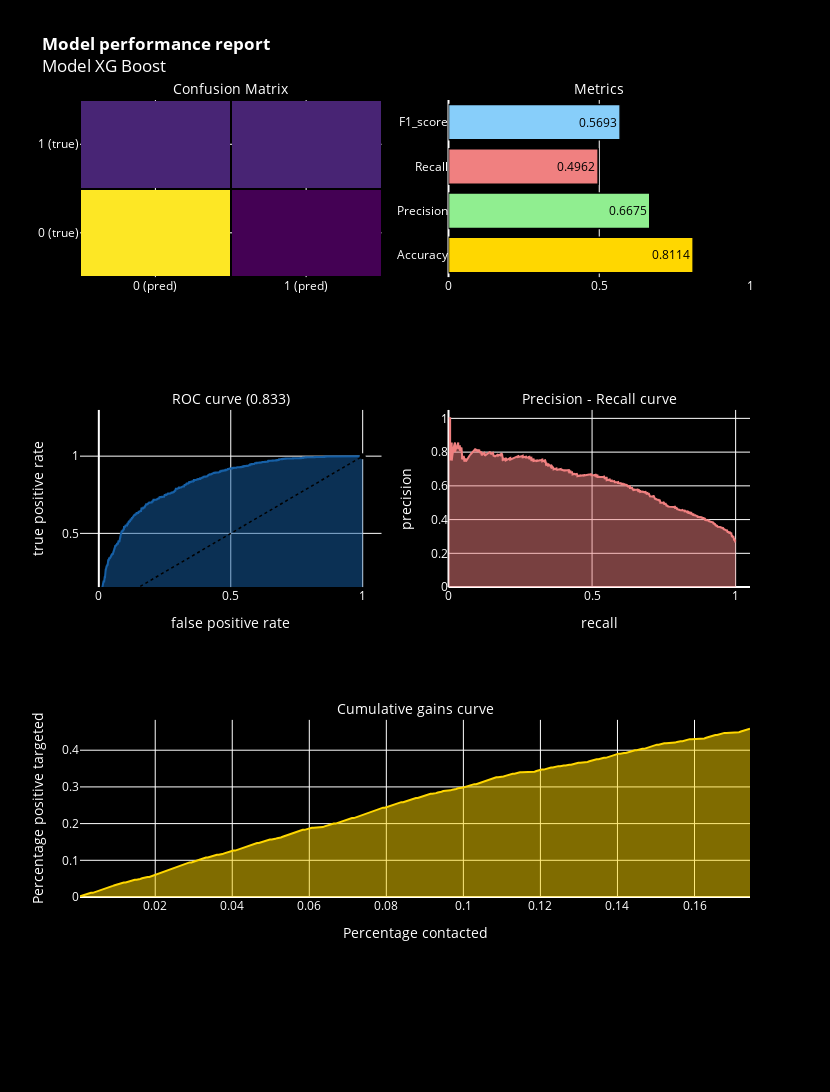

Here is the notebook cell this chart was saved with:
### Code cell
model_performance('Model XG Boost')

### Figure 1 — Plotly figure (JSON) as saved in the notebook; plotly's stock layout.template omitted (floating-point values rounded to 4 significant figures; data arrays with more than 128 entries replaced by an {"elided": "..."} marker saying what was removed)
{"data": [{"colorscale": [[0, "#440154"], [0.1111, "#482878"], [0.2222, "#3e4989"], [0.3333, "#31688e"], [0.4444, "#26828e"], [0.5556, "#1f9e89"], [0.6667, "#35b779"], [0.7778, "#6ece58"], [0.8889, "#b5de2b"], [1, "#fde725"]], "showscale": false, "x": ["0 (pred)", "1 (pred)"], "xaxis": "x", "xgap": 2, "y": ["0 (true)", "1 (true)"], "yaxis": "y", "ygap": 2, "z": [[1449, 131], [267, 263]], "type": "heatmap"}, {"marker": {"color": ["gold", "lightgreen", "lightcoral", "lightskyblue"], "line": {"color": "#000000", "width": 1.5}}, "opacity": 1, "orientation": "h", "text": [0.8114, 0.6675, 0.4962, 0.5693], "textfont": {"color": "black"}, "textposition": "auto", "x": [0.8114, 0.6675, 0.4962, 0.5693], "xaxis": "x2", "y": ["Accuracy", "Precision", "Recall", "F1_score"], "yaxis": "y2", "type": "bar"}, {"fill": "tozeroy", "line": {"color": "rgb(22, 96, 167)", "width": 2}, "name": "Roc : 0.833", "x": {"elided": "617 float values"}, "xaxis": "x3", "y": {"elided": "617 float values"}, "yaxis": "y3", "type": "scatter"}, {"line": {"color": "black", "dash": "dot", "width": 1.5}, "x": [0, 1], "xaxis": "x3", "y": [0, 1], "yaxis": "y3", "type": "scatter"}, {"fill": "tozeroy", "line": {"color": "lightcoral", "width": 2}, "name": "Precision[0.2705462  0.27017365 0.2703117  ... 1.         1.         1.        ]", "x": {"elided": "1951 float values"}, "xaxis": "x4", "y": {"elided": "1951 float values"}, "yaxis": "y4", "type": "scatter"}, {"fill": "tozeroy", "line": {"color": "gold", "width": 2}, "x": {"elided": "368 float values"}, "xaxis": "x5", "y": {"elided": "2110 float values"}, "yaxis": "y5", "type": "scatter"}], "layout": {"annotations": [{"font": {"color": "white", "size": 14}, "showarrow": false, "text": "Confusion Matrix", "x": 0.225, "xanchor": "center", "xref": "paper", "y": 1, "yanchor": "bottom", "yref": "paper"}, {"font": {"color": "white", "size": 14}, "showarrow": false, "text": "Metrics", "x": 0.775, "xanchor": "center", "xref": "paper", "y": 1, "yanchor": "bottom", "yref": "paper"}, {"font": {"color": "white", "size": 14}, "showarrow": false, "text": "ROC curve (0.833)", "x": 0.225, "xanchor": "center", "xref": "paper", "y": 0.6111, "yanchor": "bottom", "yref": "paper"}, {"font": {"color": "white", "size": 14}, "showarrow": false, "text": "Precision - Recall curve", "x": 0.775, "xanchor": "center", "xref": "paper", "y": 0.6111, "yanchor": "bottom", "yref": "paper"}, {"font": {"color": "white", "size": 14}, "showarrow": false, "text": "Cumulative gains curve", "x": 0.5, "xanchor": "center", "xref": "paper", "y": 0.2222, "yanchor": "bottom", "yref": "paper"}], "autosize": false, "font": {"color": "white"}, "height": 1500, "margin": {"b": 195}, "paper_bgcolor": "black", "plot_bgcolor": "black", "showlegend": false, "title": {"text": "<b>Model performance report</b><br>Model XG Boost"}, "width": 830, "xaxis": {"anchor": "y", "color": "white", "domain": [0, 0.45], "type": "category", "range": [-0.5, 1.5], "autorange": true}, "yaxis": {"anchor": "x", "color": "white", "domain": [0.7778, 1], "type": "category", "range": [-0.5, 1.5], "autorange": true}, "xaxis2": {"anchor": "y2", "color": "white", "domain": [0.55, 1], "range": [0, 1], "type": "linear"}, "yaxis2": {"anchor": "x2", "color": "white", "domain": [0.7778, 1], "type": "category", "range": [-0.5, 3.5], "autorange": true}, "xaxis3": {"anchor": "y3", "color": "white", "domain": [0, 0.45], "title": {"text": "false positive rate"}, "type": "linear", "range": [-0.07135, 1.071], "autorange": true}, "yaxis3": {"anchor": "x3", "color": "white", "domain": [0.3889, 0.6111], "title": {"text": "true positive rate"}, "type": "linear", "range": [0.1524, 1.299], "autorange": false}, "xaxis4": {"anchor": "y4", "color": "white", "domain": [0.55, 1], "range": [0, 1.05], "title": {"text": "recall"}, "type": "linear"}, "yaxis4": {"anchor": "x4", "color": "white", "domain": [0.3889, 0.6111], "range": [0, 1.05], "title": {"text": "precision"}, "type": "linear"}, "xaxis5": {"anchor": "y5", "color": "white", "domain": [0, 1], "title": {"text": "Percentage contacted"}, "type": "linear", "range": [0.0004739, 0.1744], "autorange": true}, "yaxis5": {"anchor": "x5", "color": "white", "domain": [0, 0.2222], "title": {"text": "Percentage positive targeted"}, "type": "linear", "range": [0, 0.4826], "autorange": true}}}
